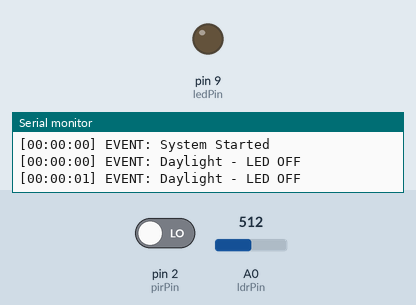
Bench run of a sketch on a simulated Arduino Uno, built with avr-gcc and run on an emulated ATmega328P. Parts: output pins drawn as LEDs (lit = HIGH), the last lines printed to the serial monitor. Inputs (shaded band) come from the test bench; at power-on: A0 (ldrPin) = 512, pin 2 (pirPin) LOW.

Above: at 1.8 s.
1.9 s: A0 (ldrPin) set to 487
At 2.3 s:
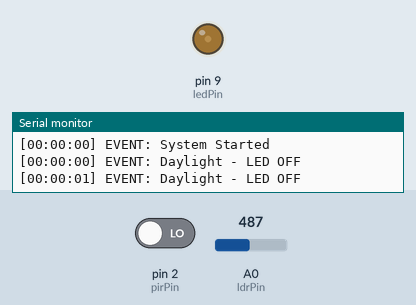
3.5 s: A0 (ldrPin) set to 510
At 4.3 s:
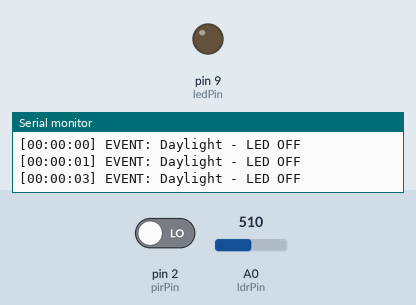
5.0 s: A0 (ldrPin) set to 490
At 5.9 s:
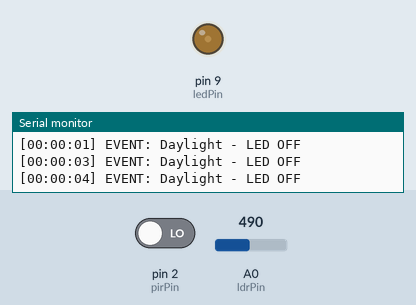
7.0 s: pin 2 (pirPin) driven HIGH
At 8.2 s:
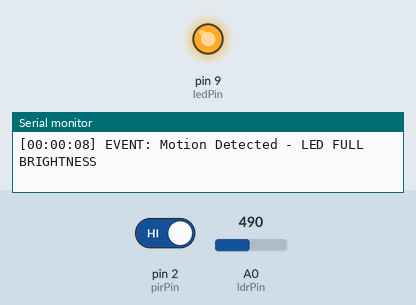
Timing chart, 0 to 10.0 s (numbered marks = the images above; inputs shaded):
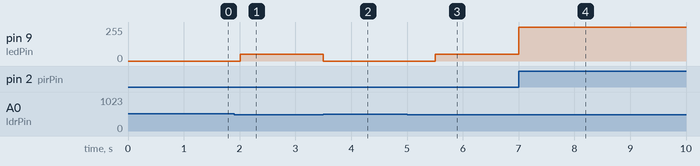

The sketch:

smart_street_light.ino
```cpp
/*
Smart Street Light
LDR + PIR Sensor
*/

const int ldrPin = A0;
const int pirPin = 2;
const int ledPin = 9;

const int LDR_THRESHOLD = 500;

unsigned long motionTime = 0;
bool motionDetected = false;

void printTime()
{
  unsigned long seconds = millis() / 1000;

  int hh = seconds / 3600;
  int mm = (seconds % 3600) / 60;
  int ss = seconds % 60;

  if(hh < 10) Serial.print("0");
  Serial.print(hh);
  Serial.print(":");

  if(mm < 10) Serial.print("0");
  Serial.print(mm);
  Serial.print(":");

  if(ss < 10) Serial.print("0");
  Serial.print(ss);
}

void logEvent(String msg)
{
  Serial.print("[");
  printTime();
  Serial.print("] EVENT: ");
  Serial.println(msg);
}

void setup()
{
  pinMode(pirPin, INPUT);
  pinMode(ledPin, OUTPUT);

  Serial.begin(9600);

  logEvent("System Started");
}

void loop()
{
  int ldrValue = analogRead(ldrPin);

  // DAY
  if(ldrValue > LDR_THRESHOLD)
  {
    analogWrite(ledPin,0);

    motionDetected = false;

    logEvent("Daylight - LED OFF");

    delay(1000);

    return;
  }

  // NIGHT

  if(digitalRead(pirPin) == HIGH)
  {
    analogWrite(ledPin,255);

    motionDetected = true;

    motionTime = millis();

    logEvent("Motion Detected - LED FULL BRIGHTNESS");
  }

  if(motionDetected)
  {
    if(millis() - motionTime >= 30000)
    {
      analogWrite(ledPin,51);

      motionDetected = false;

      logEvent("No Motion - LED DIM (20%)");
    }
  }
  else
  {
    analogWrite(ledPin,51);
  }

}
```

Measured:
- the behaviour switches between 501 and 500 on A0 (ldrPin) (found by bisection; images 0 and 1)
- after the input at 1.9 s, pin 9 (ledPin): 0/255 → 51/255 after 0.11 s
- after the input at 3.5 s, pin 9 (ledPin): 51/255 → 0/255 at once
- after the input at 5.0 s, pin 9 (ledPin): 0/255 → 51/255 after 0.50 s
- after the input at 7.0 s, pin 9 (ledPin): 51/255 → 255/255 at once
